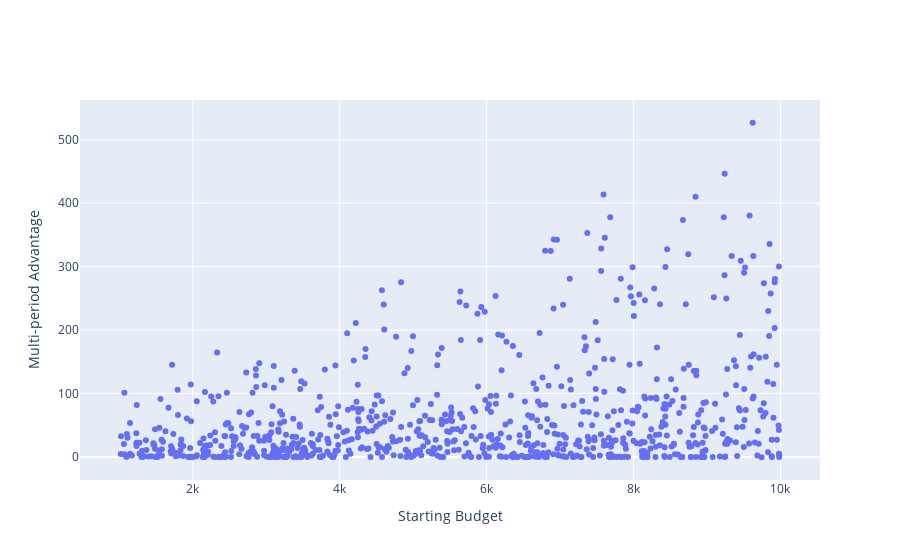

Notebook code cell kept with this figure:
### Code cell
fig = go.Figure()

fig.add_trace(
    go.Scatter(
        y = df_multi.portf_val - df_naive.portf_val,
        x = df_multi.init_budget,
        mode = "markers",

    )
)

fig.update_xaxes(
    title="Starting Budget"
)

fig.update_yaxes(
    title="Multi-period Advantage"
)

### Figure 1 — Plotly figure (JSON) as saved in the notebook; plotly's stock layout.template omitted (floating-point values rounded to 4 significant figures; data arrays with more than 128 entries replaced by an {"elided": "..."} marker saying what was removed)
{"data": [{"mode": "markers", "type": "scatter", "x": {"elided": "820 int values"}, "y": {"elided": "820 float values"}}], "layout": {"xaxis": {"title": {"text": "Starting Budget"}}, "yaxis": {"title": {"text": "Multi-period Advantage"}}}}
